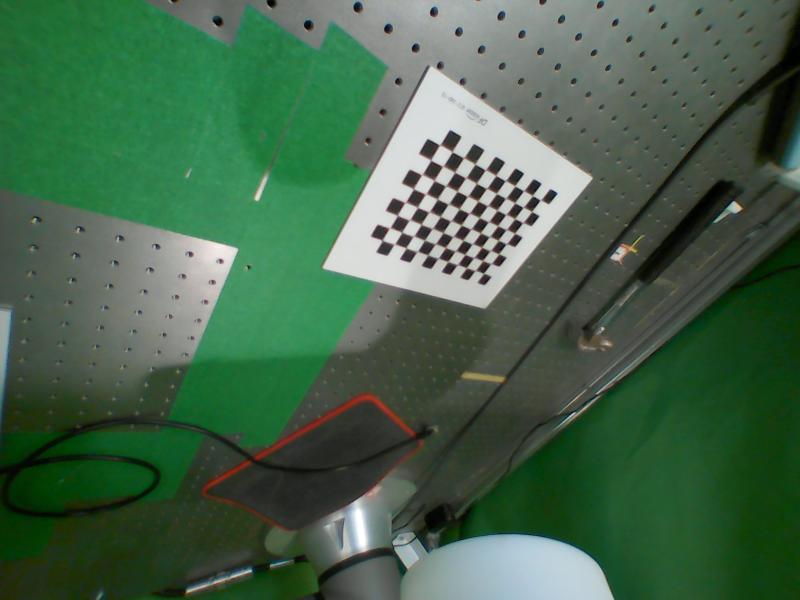
#> input picture camera/imgs/1.jpg, 1600 x 1200 px (shown at 1/2 size); its folder holds 4 pictures in this run
$ python calibration_extrinsics_single.py
#> lines starting #> are read from the running program, lines starting #| are printed output that depends on the picture; after the words box and inside, x2 and y2 are one past the last pixel; in counts of white or black regions, pixels touching at a corner belong together
import numpy as np
import cv2
import glob
import yaml
import os
from typing import List, Tuple


# ===== 单相机配置 =====
DEFAULT_CONFIG_PATH = 'camera/cfg/config_lc.yaml'  # 只使用左相机配置
DEFAULT_IMAGE_FOLDER = 'camera/imgs/'          # 单相机图像文件夹
DEFAULT_OUTPUT_DIR = 'camera/calib_output/'
DEFAULT_OUTPUT_INTRINSICS_FILE = 'camera/cfg/intrinsics.yaml'  # 单相机内参文件
DEFAULT_ROBOT_POSES_FILE = 'camera/cfg/robot_pos.txt'
# ======================================================================


def load_config(config_path: str) -> dict:
    """读取 YAML 配置文件"""
    with open(config_path, 'r') as f:
        return yaml.safe_load(f)


def load_robot_poses(robot_poses_path: str) -> List[np.ndarray]:
    """
    从位姿文件读取机器人位姿（每行16个浮点数，展开的4x4矩阵）
    返回：list of 4x4 numpy arrays
    """
    poses = []
    with open(robot_poses_path, 'r') as f:
        for line in f:
            vals = list(map(float, line.strip().split()))
            if len(vals) != 16:
                continue
            poses.append(np.array(vals).reshape(4, 4))
    return poses


def generate_object_points(chessboard_size: Tuple[int, int], square_size: float) -> np.ndarray:
    """生成单张棋盘格的物理角点（3D）"""
    objp = np.zeros((chessboard_size[0] * chessboard_size[1], 3), np.float32)
    objp[:, :2] = np.mgrid[0:chessboard_size[0], 0:chessboard_size[1]].T.reshape(-1, 2)
    objp *= square_size
    return objp


def detect_chessboards(image_folder: str, chessboard_size: Tuple[int, int], square_size: float):
    """
    在指定文件夹中检测棋盘角点。
    返回：image_paths_used, image_points(list of Nx1x2), object_points(list of NxM)
    """
    # 列出所有文件并按文件名中的数字索引排序，保证与拍照时的数值索引一一对应
    all_paths = glob.glob(os.path.join(image_folder, '*'))
    def extract_index(p):
        name = os.path.basename(p)
        # 提取文件名中的连续数字作为索引（例如 '12.jpg' -> 12），找不到则返回 large number
        import re
        m = re.search(r"(\d+)", name)
        if m:
            return int(m.group(1))
        return 10**9
    image_paths = sorted(all_paths, key=extract_index)
    image_points = []
    object_points = []
    used_paths = []

    objp = generate_object_points(chessboard_size, square_size)

    for p in image_paths:
        img = cv2.imread(p)
#> img is the input picture: shape (1200, 1600, 3); mean B, G, R 74.2, 99.8, 68.9
        if img is None:
            continue
        gray = cv2.cvtColor(img, cv2.COLOR_BGR2GRAY)
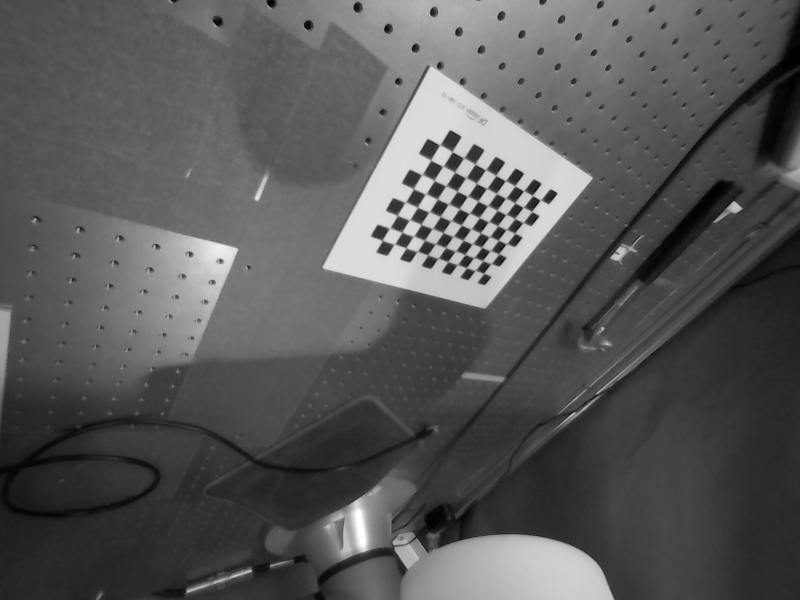
#> gray: shape (1200, 1600) (shown at 1/2 size); min 0, max 255, mean 87.6
        ret, corners = cv2.findChessboardCorners(gray, chessboard_size, None)
#> ret = True; corners = 88 rows, first 8: [966, 546.4], [949.9, 541.2], [933.1, 535.8], [913.7, 529.1], [895, 523.6], [877, 517.5], [855.9, 510.1], [834.5, 502.6]
        if ret:
            term = (cv2.TERM_CRITERIA_EPS + cv2.TERM_CRITERIA_MAX_ITER, 30, 0.001)
            cv2.cornerSubPix(gray, corners, (11, 11), (-1, -1), term)
            image_points.append(corners)
            object_points.append(objp)
            used_paths.append(p)
        else:
            print(f"Warning: chessboard not found in {p}")
#> pass 2 of the loop in detect_chessboards, `for p in image_paths:`:
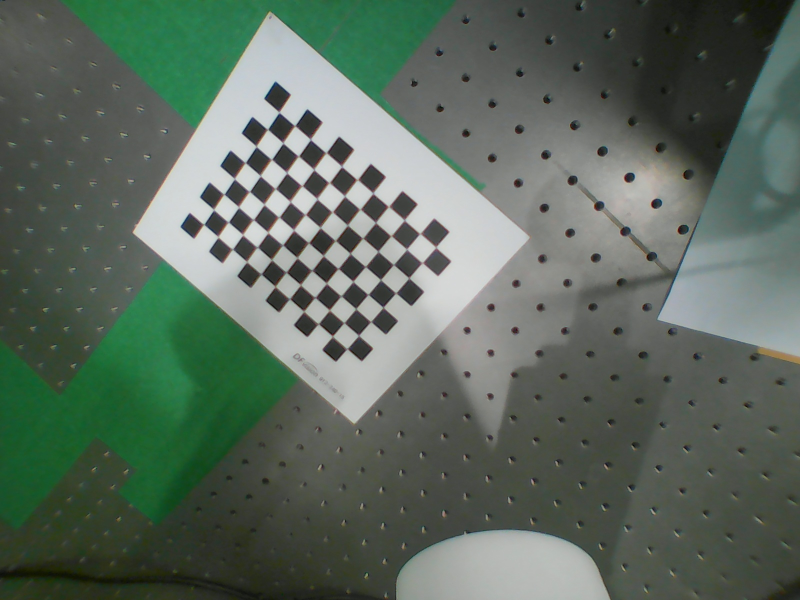
#> input picture camera/imgs/1766546135839_0.jpg, 1600 x 1200 px (shown at 1/2 size)
#> in detect_chessboards, img is the input picture: shape (1200, 1600, 3); mean B, G, R 93.9, 105.7, 91.6
#> in detect_chessboards, `gray = cv2.cvtColor(img, cv2.COLOR_BGR2GRAY)`:
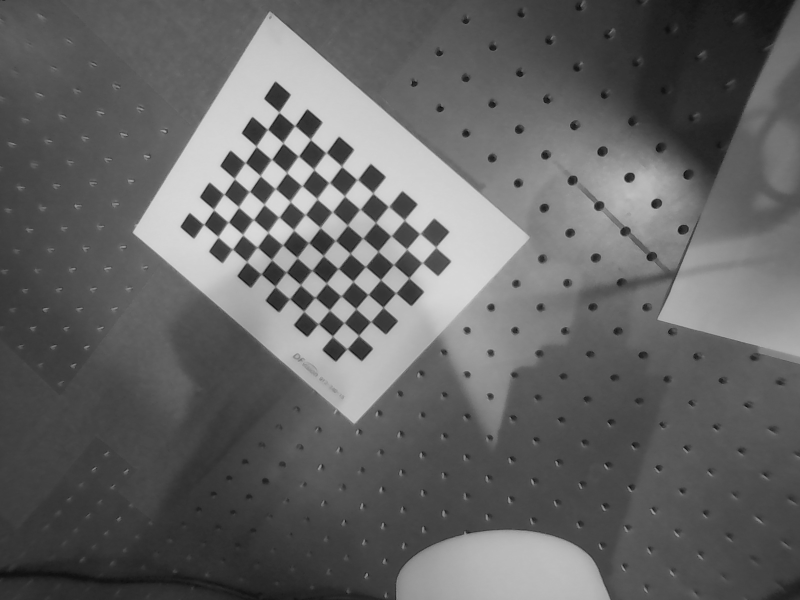
#> gray: shape (1200, 1600) (shown at 1/2 size); min 3, max 220, mean 100.1
#> corners = 88 rows, first 8: [558.5, 224.5], [590.9, 251.8], [621, 279], [652, 305.5], [683.5, 333], [715, 359.5], [746, 386.5], [777.5, 413.5]
#> pass 3 of the loop in detect_chessboards, `for p in image_paths:`:
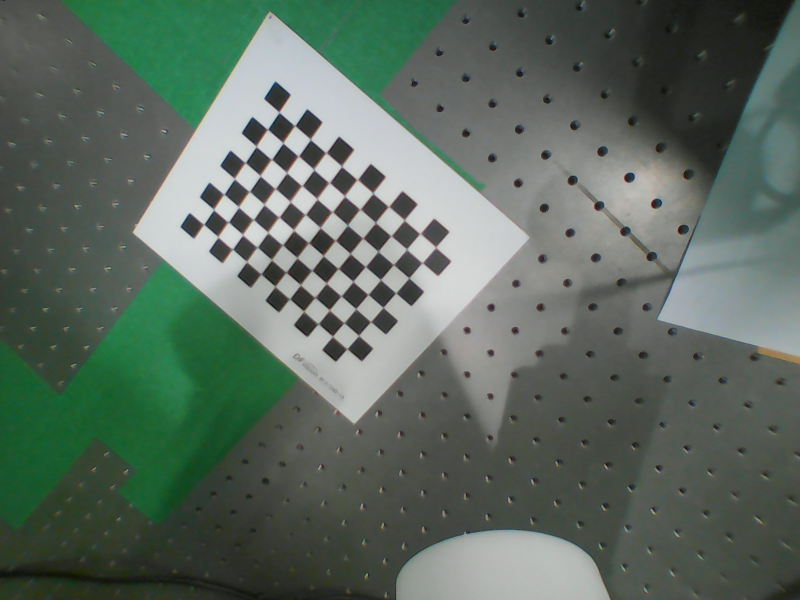
#> input picture camera/imgs/1766546136305_1.jpg, 1600 x 1200 px (shown at 1/2 size)
#> in detect_chessboards, img is the input picture: shape (1200, 1600, 3); mean B, G, R 95.3, 105.8, 91.6
#> in detect_chessboards, `gray = cv2.cvtColor(img, cv2.COLOR_BGR2GRAY)`:
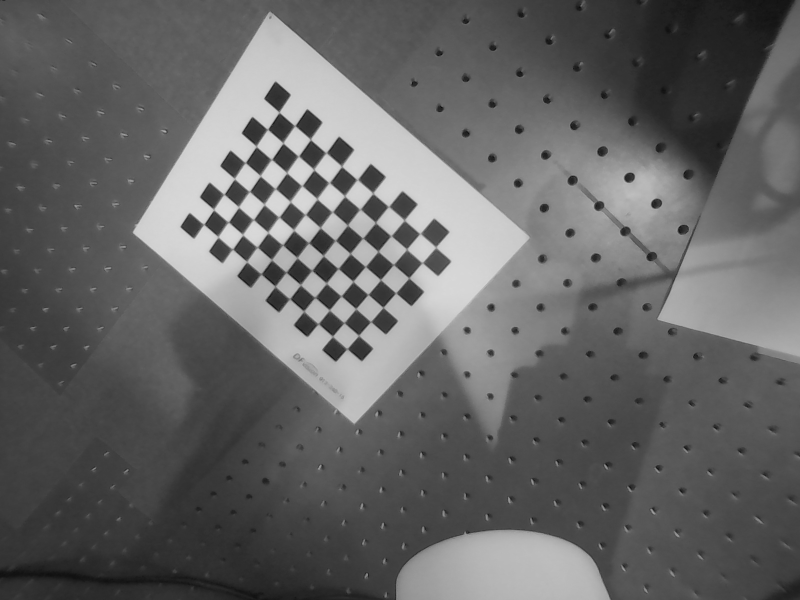
#> gray: shape (1200, 1600) (shown at 1/2 size); min 1, max 219, mean 100.4
#> corners = 88 rows, first 8: [560.1, 226.2], [590.9, 251.5], [621, 279], [652.5, 306], [683.5, 333], [715, 359.5], [746.5, 386.5], [777.5, 413.5]
#> the loop made 4 passes; the first 3 are shown

    return used_paths, image_points, object_points


def visualize_chessboard_detection(image_folder: str, used_paths: List[str], image_points: List[np.ndarray],
                                   chessboard_size: Tuple[int, int], output_folder: str):
    """
    可视化棋盘格检测结果，在检测到的图片上绘制角点，保存标注图到输出文件夹
    """
#> called with image_folder = 'camera/imgs/', chessboard_size = (11, 8), output_folder = 'camera/calib_output/'
    os.makedirs(output_folder, exist_ok=True)
    print(f'[Info] 保存棋盘格检测结果到 {output_folder}...')

    for i, (p, corners) in enumerate(zip(used_paths, image_points)):
        img = cv2.imread(p)
        if img is None:
            continue

        # 在图上绘制检测到的棋盘角点
        vis = img.copy()
        cv2.drawChessboardCorners(vis, chessboard_size, corners, True)
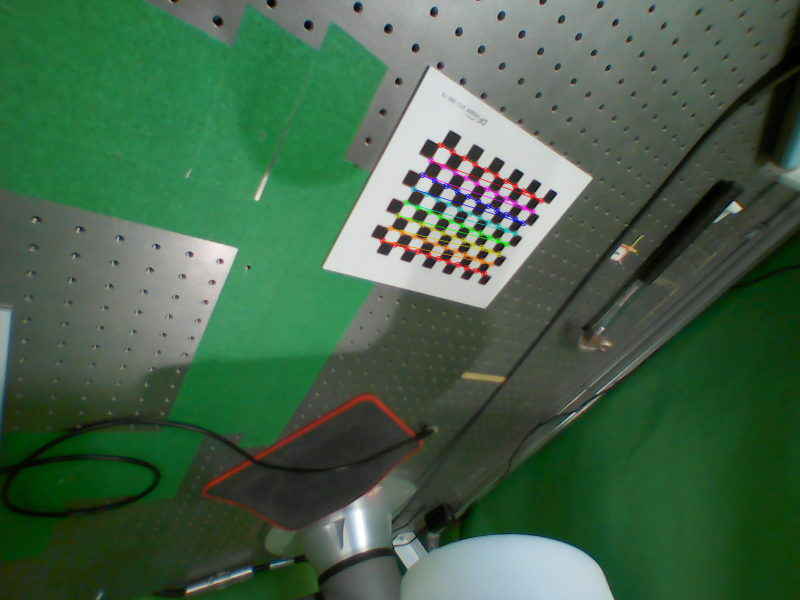
#> vis: shape (1200, 1600, 3) (shown at 1/2 size); 0.83% of pixels changed, all inside (x1, y1, x2, y2) = (759, 284, 1088, 554)

        # 保存标注图
        fname = os.path.basename(p)
        out_path = os.path.join(output_folder, f'detected_{fname}')
        cv2.imwrite(out_path, vis)
#> pass 2 of the loop in visualize_chessboard_detection, `for i, (p, corners) in enumerate(zip(used_paths, image_points)):`:
#> in visualize_chessboard_detection, `cv2.drawChessboardCorners(vis, chessboard_size, corners, True)`:
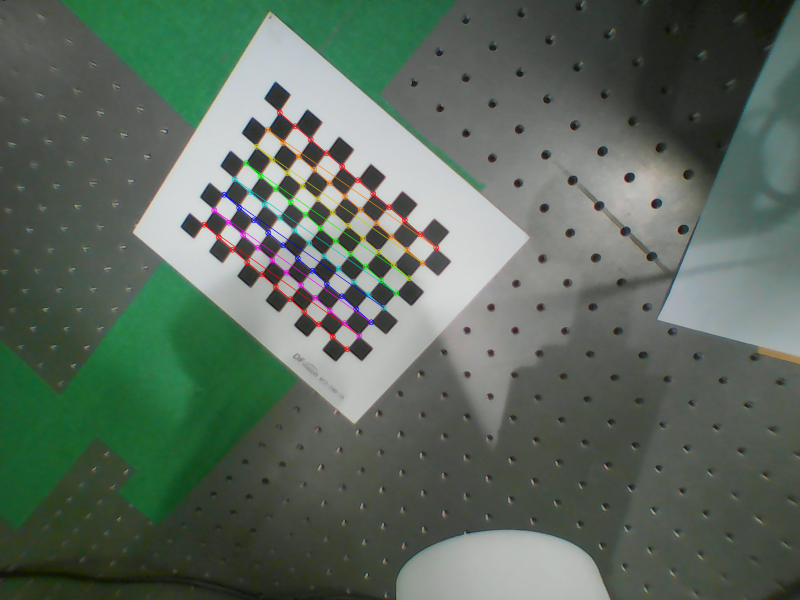
#> vis: shape (1200, 1600, 3) (shown at 1/2 size); 1.09% of pixels changed, all inside (x1, y1, x2, y2) = (402, 219, 879, 705)
#> pass 3 of the loop in visualize_chessboard_detection, `for i, (p, corners) in enumerate(zip(used_paths, image_points)):`:
#> in visualize_chessboard_detection, `cv2.drawChessboardCorners(vis, chessboard_size, corners, True)`:
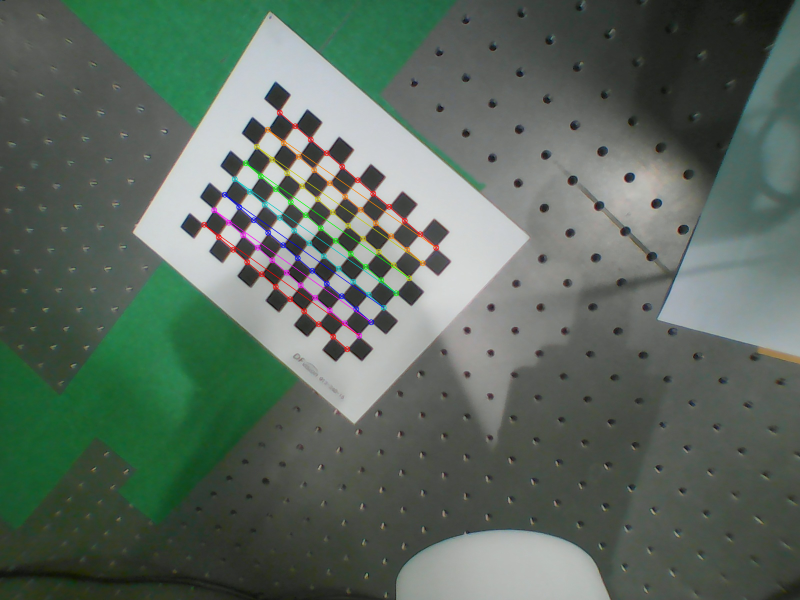
#> vis: shape (1200, 1600, 3) (shown at 1/2 size); 1.08% of pixels changed, all inside (x1, y1, x2, y2) = (402, 219, 879, 705)
#> the loop made 4 passes; the first 3 are shown

    print(f'[Info] 保存完成：{len(used_paths)} 张图片已标注并保存')


def calibrate_intrinsics(object_points: List[np.ndarray], image_points: List[np.ndarray], image_size: Tuple[int, int]):
    """
    使用 cv2.calibrateCamera 估计相机内参和畸变。如果已有内参可跳过。
    返回 (camera_matrix, dist_coeffs, rvecs, tvecs)
    """
    ret, camera_matrix, dist_coeffs, rvecs, tvecs = cv2.calibrateCamera(object_points, image_points, image_size, None, None)
    if not ret:
        raise RuntimeError('calibrateCamera failed')
    return camera_matrix, dist_coeffs, rvecs, tvecs


def compute_extrinsics_per_image(object_points: List[np.ndarray], image_points: List[np.ndarray],
                                  camera_matrix: np.ndarray, dist_coeffs: np.ndarray):
    """
    对每张图像使用 solvePnP 计算 target->cam 的外参（R,t），返回列表的 (R_mat, tvec)
    """
    R_list = []
    t_list = []
    for objp, imgp in zip(object_points, image_points):
        success, rvec, tvec = cv2.solvePnP(objp, imgp, camera_matrix, dist_coeffs)
        if not success:
            raise RuntimeError('solvePnP failed for one image')
        R, _ = cv2.Rodrigues(rvec)
        R_list.append(R)
        t_list.append(tvec.reshape(3))
#> (reads camera/robot_pos.txt from the repository)
    return R_list, t_list


def hand_eye_calibration(robot_poses: List[np.ndarray], R_target2cam: List[np.ndarray], t_target2cam: List[np.ndarray]):
    """
    使用 OpenCV 的 calibrateHandEye 求解手眼标定。
    输入：robot_poses: list of 4x4 base->gripper 矩阵（对应于每张图片的顺序）
          R_target2cam, t_target2cam: 列表，对应每张图片
    返回：T_cam2gripper (4x4), T_base2cam_ref (4x4 使用第一个位姿作为参考)
    """
    if len(robot_poses) != len(R_target2cam):
        n = min(len(robot_poses), len(R_target2cam))
        print(f"[Warning] robot poses ({len(robot_poses)}) and detected images ({len(R_target2cam)}) mismatch, using first {n} pairs")
        robot_poses = robot_poses[:n]
        R_target2cam = R_target2cam[:n]
        t_target2cam = t_target2cam[:n]

    # 构造 gripper->base 的旋转矩阵和位移（注意：robot_poses 是 base->gripper）
    R_gripper2base = []
    t_gripper2base = []
    for T in robot_poses:
        R = T[0:3, 0:3]
        t = T[0:3, 3]
        R_gripper2base.append(R)
        t_gripper2base.append(t)

    # OpenCV 的 calibrateHandEye 接受 lists of rotation matrices/translations
    try:
        R_cam2gripper, t_cam2gripper = cv2.calibrateHandEye(R_gripper2base, t_gripper2base,
                                                           R_target2cam, t_target2cam,
                                                           method=cv2.CALIB_HAND_EYE_TSAI)
    except Exception as e:
        raise RuntimeError(f"calibrateHandEye failed: {e}")

    # 构造 4x4 矩阵 X_cam2gripper（相机在末端 TCP / gripper 坐标系下的变换）
    T_cam2gripper = np.eye(4)
    T_cam2gripper[0:3, 0:3] = R_cam2gripper
    T_cam2gripper[0:3, 3] = t_cam2gripper.reshape(3)

    # 返回相机到末端（TCP）变换矩阵
    return T_cam2gripper


def save_transform_yaml(path: str, T: np.ndarray):
    """将 4x4 变换矩阵保存为 YAML 文件（平铺形式）"""
    data = {
        'transform': T.flatten().tolist()
    }
    with open(path, 'w') as f:
        yaml.safe_dump(data, f)


def save_intrinsics_yaml(path: str, camera_matrix: np.ndarray, dist_coeffs: np.ndarray, image_size: Tuple[int, int]):
    """将相机内参保存为 YAML 文件"""
    data = {
        'camera_matrix': camera_matrix.flatten().tolist(),
        'distortion_coefficients': dist_coeffs.flatten().tolist(),
        'image_size': list(image_size)
    }
    with open(path, 'w') as f:
        yaml.safe_dump(data, f)


def main(config_path='camera/config_lc.yaml', image_folder='camera/imgs', robot_poses_file='camera/robot_pos.txt'):
    # 读取配置
    config = load_config(config_path)
    chessboard = config['chessboard']
    cb_size = tuple(chessboard['size'])
    square_size = chessboard['square_size']

    # 检测棋盘角点
    print(f"[Info] 在 {image_folder} 中检测棋盘格...")
    used_paths, image_points, object_points = detect_chessboards(image_folder, cb_size, square_size)
    if len(image_points) == 0:
        print('[Error] 未检测到棋盘格，程序终止')
        return

    # 可视化检测结果
    visualize_chessboard_detection(image_folder, used_paths, image_points, cb_size, DEFAULT_OUTPUT_DIR)

    # 尝试从配置读取内参，如果没有或为占位值则标定内参
    cam_cfg = config.get('camera', {})
    have_intrinsics = False
    try:
        # 假设配置文件中包含相机内参
        fx = cam_cfg['sensor2']['matrix']['fx']
        fy = cam_cfg['sensor2']['matrix']['fy']
        cx = cam_cfg['sensor2']['matrix']['cx']
        cy = cam_cfg['sensor2']['matrix']['cy']
        camera_matrix = np.array([[fx, 0, cx], [0, fy, cy], [0, 0, 1]], dtype=np.float64)
        print(f"camera_matrix: {camera_matrix}")
        dist_coeffs = np.array(cam_cfg['sensor2']['distortion_coeffs'], dtype=np.float64)
        print(f"dist_coeffs: {dist_coeffs}")
        have_intrinsics = True
        print('[Info] 使用配置文件中的相机内参')
    except Exception:
        have_intrinsics = False

    # 如果没有内参，执行相机标定
    sample_img = cv2.imread(used_paths[0])
    image_size = (sample_img.shape[1], sample_img.shape[0])
    if not have_intrinsics:
        print('[Info] 标定相机内参...')
        camera_matrix, dist_coeffs, _, _ = calibrate_intrinsics(object_points, image_points, image_size)
        print('[Info] 相机内参矩阵:')
        print(camera_matrix)
        print('[Info] 畸变系数:')
        print(dist_coeffs)

        # 保存内参到文件
        save_intrinsics_yaml(
            DEFAULT_OUTPUT_INTRINSICS_FILE,
            camera_matrix, dist_coeffs, image_size
        )
        print(f'[Info] 相机内参已保存到 {DEFAULT_OUTPUT_INTRINSICS_FILE}')

    # 计算每张图片的外参（target -> cam）
    print('[Info] 计算每张图片的外参（target->cam）')
    R_target2cam, t_target2cam = compute_extrinsics_per_image(object_points, image_points, camera_matrix, dist_coeffs)

    # 读取机器人位姿
    robot_poses = load_robot_poses(robot_poses_file)
    if len(robot_poses) == 0:
        print('[Error] 未找到机器人位姿文件，程序终止')
        return

    # 对齐样本数量
    n = min(len(robot_poses), len(R_target2cam))
    robot_poses = robot_poses[:n]
    R_target2cam = R_target2cam[:n]
    t_target2cam = t_target2cam[:n]

    print(f'[Info] 使用 {n} 个匹配的位姿-图像对进行手眼标定')

    # 执行手眼标定
    print('[Info] 执行手眼标定 (calibrateHandEye)')
    T_cam2gripper = hand_eye_calibration(robot_poses, R_target2cam, t_target2cam)

    print('\n[Result] T_cam2gripper (相机 -> 机器人末端 / TCP)')
    print(T_cam2gripper)

    # 保存结果
    out_dir = DEFAULT_OUTPUT_DIR
    os.makedirs(out_dir, exist_ok=True)
    save_transform_yaml(os.path.join(out_dir, 'T_cam2gripper.yaml'), T_cam2gripper)
    print(f'[Info] 手眼标定结果已保存到 {out_dir}/T_cam2gripper.yaml')
    print(f'[Info] 检测到 {len(used_paths)} 张有效的棋盘格图片')


if __name__ == '__main__':
    # 使用单相机配置
    print("=" * 60)
    print("单相机手眼标定系统")
    print("=" * 60)
    print(f"[Config] 配置文件: {DEFAULT_CONFIG_PATH}")
    print(f"[Config] 图像文件夹: {DEFAULT_IMAGE_FOLDER}")
    print(f"[Config] 机器人位姿文件: {DEFAULT_ROBOT_POSES_FILE}")
    print(f"[Config] 输出目录: {DEFAULT_OUTPUT_DIR}")
    print("=" * 60)

    main(
        config_path=DEFAULT_CONFIG_PATH,
        image_folder=DEFAULT_IMAGE_FOLDER,
        robot_poses_file=DEFAULT_ROBOT_POSES_FILE
    )
